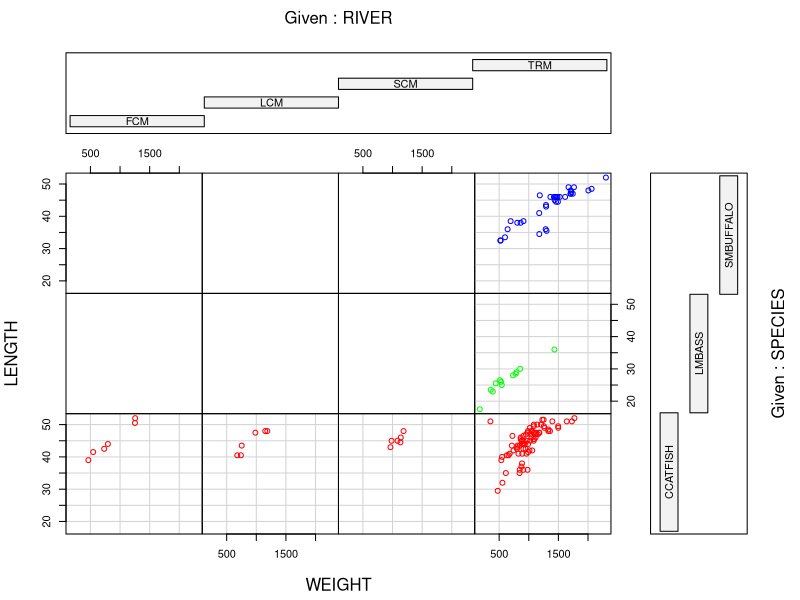
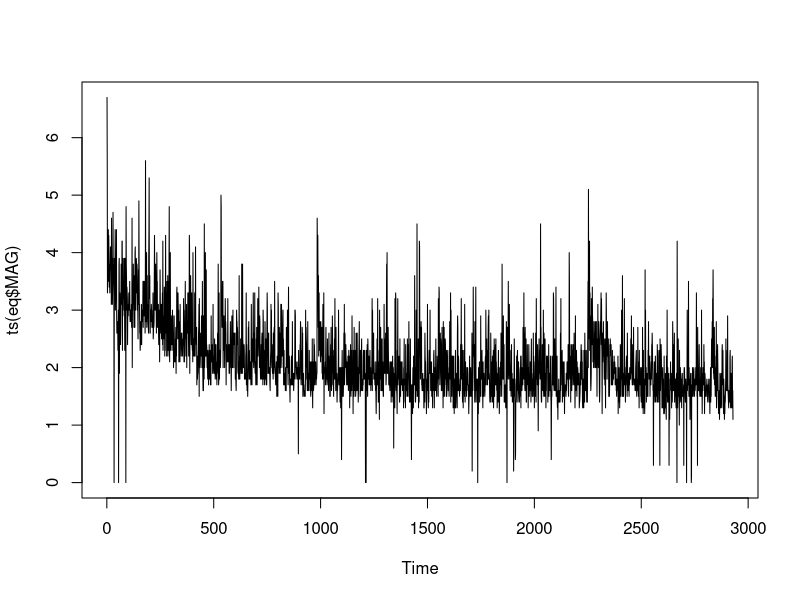

Recreate these plots in R, in order.
## ---- chunk 1
knitr::opts_chunk$set(echo = TRUE)
## ---- chunk 2
ddt = read.csv("DDT.csv")
head(ddt)
m=with(ddt, as.numeric(factor(MILE))) # A
length(unique(m))
## ---- chunk 3
fishcol=with(ddt,ifelse(SPECIES=="CCATFISH","Red",
                        ifelse(SPECIES=="SMBUFFALO","Blue","Green")))

#River col
rivcol=with(ddt, ifelse(RIVER=="FCM","Red",
                        ifelse(RIVER=="LCM","Blue",
                               ifelse(RIVER=="SCM","Green","Black"))))

coplot(LENGTH~WEIGHT|RIVER*SPECIES,data=ddt,col=fishcol)
## ---- chunk 4
ddt[ddt$RIVER=="FCM" & ddt$SPECIES=="LMBASS",]
ddt[ddt$RIVER=="FCM" & ddt$SPECIES=="SMBUFFALO",]
ddt[ddt$RIVER=="LCM" & ddt$SPECIES=="LMBASS",]
ddt[ddt$RIVER=="LCM" & ddt$SPECIES=="SMBUFFALO",]
ddt[ddt$RIVER=="SCM" & ddt$SPECIES=="LMBASS",]
ddt[ddt$RIVER=="SCM" & ddt$SPECIES=="SMBUFFALO",]
## ---- chunk 5
catfish=ddt[ddt$RIVER=="FCM" & ddt$SPECIES=="CCATFISH",]
mean(catfish$DDT)

## ---- chunk 6
mtbe=read.csv("MTBE.csv", header=TRUE) # You will need to change the address
head(mtbe) # First six lines
dim(mtbe) # rows and columns
ind=sample(1:223,5,replace=FALSE) # random indices
mtbe[ind,]

## ---- chunk 7
mtbeo=na.omit(mtbe)
## ---- chunk 8
sd(mtbeo[mtbeo$Aquifier=="Bedrock",]$Depth)

## ---- chunk 9
eq=read.csv("EARTHQUAKE.csv")
ind=sample(1:2929,30,replace=FALSE) # random indices
eq[ind,]

## ---- chunk 10
plot(ts(eq$MAG))
## ---- chunk 11
median(eq$MAG)
